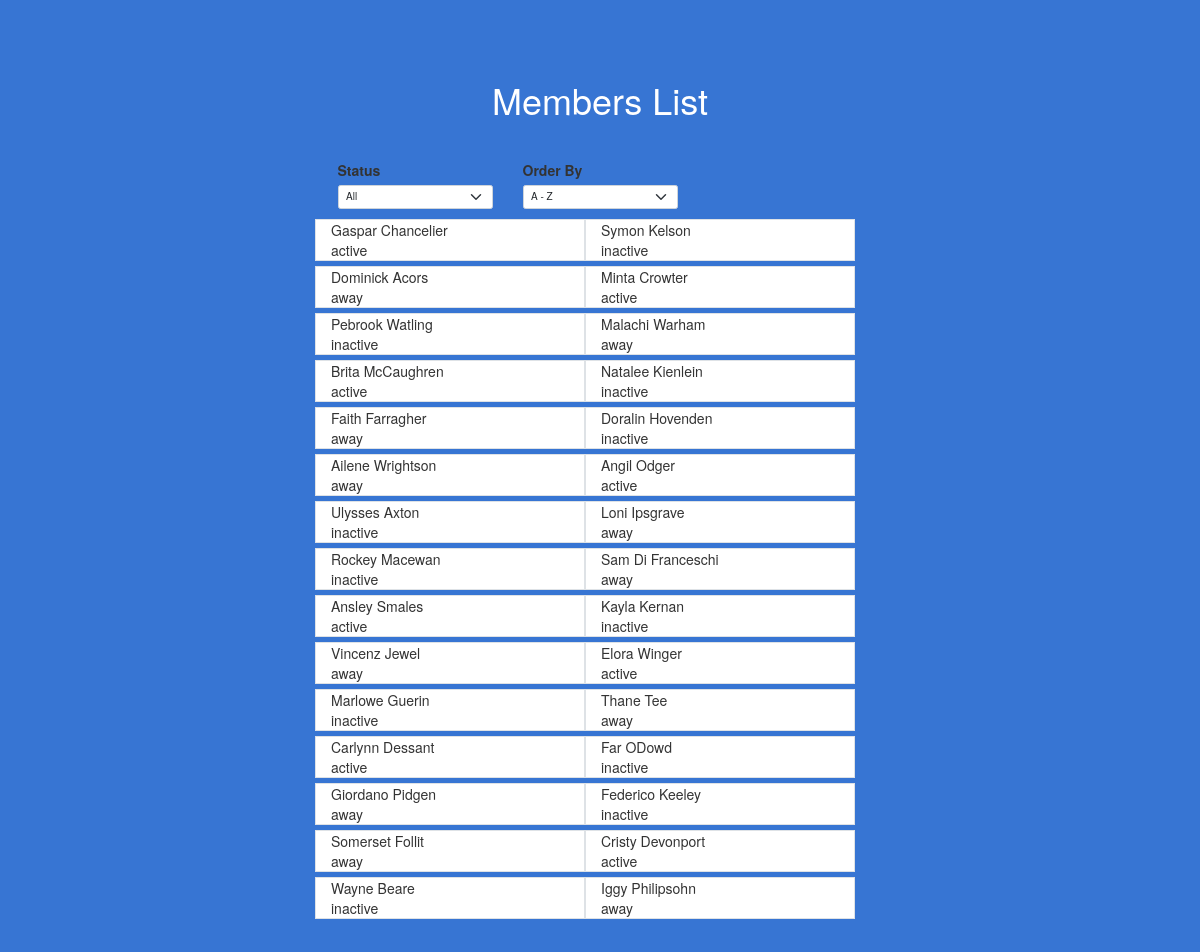
The page / on the database its author committed.
### tables this page shows
CREATE TABLE `users` (
  `id` int(11) NOT NULL,
  `title` varchar(100) NOT NULL,
  `firstName` varchar(100) NOT NULL,
  `lastName` varchar(100) NOT NULL,
  `email` varchar(100) NOT NULL,
  `dateOfBirth` datetime NOT NULL,
  `status` varchar(20) NOT NULL
);

### index.php (the view, shortened to what this page needs)
<?php
$servername = "localhost";
$username = "root";
$password = "";
$dbname = "members";
$conn = new mysqli($servername, $username, $password, $dbname);
?>
<!DOCTYPE HTML>
<html lang="en">
<head>
  <link href="https://cdn.jsdelivr.net/npm/bootstrap@5.1.3/dist/css/bootstrap.min.css" rel="stylesheet">
  <link rel="stylesheet" href="https://maxcdn.bootstrapcdn.com/bootstrap/3.4.1/css/bootstrap.min.css">
</head>
	<body>
		<div class="container-fluid pb-5">
			<div class="container pb-5 mb-1">
				<div class="row pt-5 mt-5">
					<div class="col-md-12 text-center">
						<h1 class="text-white">Members List</h1>
					</div>
					<div class="col-md-12 mt-5">
						<div class="container w-50 ">
							<div class="row">
								<div class="col-md-4">
									<label>Status</label>
									<select class="form-select" aria-label="Default select example" >
									  <option selected>All</option>
									</select>
								</div>
								<div class="col-md-4">
									<label>Order By</label>
									<select class="form-select" aria-label="Default select example">
									  <option selected>A - Z</option>
									</select>
								</div>
								<div class="col-md-4"></div>
								<div class="row mt-3">
								<?php
								$sql = "SELECT *FROM users";
								$result = $conn->query($sql);
								if ($result->num_rows > 0) {
								    while($row = $result->fetch_assoc()) {
								    	echo '<div class="col-md-6 border box bg-white mb-2 mr-2">';
								    	echo $row['firstName'] . " ";
								    	echo $row['lastName'];
								    	echo '<br>';
								    	echo $row['status'];
								    	echo '</div>';
								    }
								} else {
								    echo "0 results";
								}
								?>
							</div>
							</div>
						</div>
					</div>
				</div>
			</div>
		</div>
	</body>
</html>

### index.php (style rules this page uses)
.container-fluid { background-color: #3775D3; }

### rows shown on the page
users: firstName "Gaspar", lastName "Chancelier", status "active"
users: firstName "Symon", lastName "Kelson", status "inactive"
users: firstName "Dominick", lastName "Acors", status "away"
users: firstName "Minta", lastName "Crowter", status "active"
users: firstName "Pebrook", lastName "Watling", status "inactive"
users: firstName "Malachi", lastName "Warham", status "away"
users: firstName "Brita", lastName "McCaughren", status "active"
users: firstName "Natalee", lastName "Kienlein", status "inactive"
users: firstName "Faith", lastName "Farragher", status "away"
users: firstName "Doralin", lastName "Hovenden", status "inactive"
users: firstName "Ailene", lastName "Wrightson", status "away"
users: firstName "Angil", lastName "Odger", status "active"
users: firstName "Ulysses", lastName "Axton", status "inactive"
users: firstName "Loni", lastName "Ipsgrave", status "away"
users: firstName "Rockey", lastName "Macewan", status "inactive"
users: firstName "Sam", lastName "Di Franceschi", status "away"
users: firstName "Ansley", lastName "Smales", status "active"
users: firstName "Kayla", lastName "Kernan", status "inactive"
users: firstName "Vincenz", lastName "Jewel", status "away"
users: firstName "Elora", lastName "Winger", status "active"
users: firstName "Marlowe", lastName "Guerin", status "inactive"
users: firstName "Thane", lastName "Tee", status "away"
users: firstName "Carlynn", lastName "Dessant", status "active"
users: firstName "Far", lastName "ODowd", status "inactive"
users: firstName "Giordano", lastName "Pidgen", status "away"
users: firstName "Federico", lastName "Keeley", status "inactive"
users: firstName "Somerset", lastName "Follit", status "away"
users: firstName "Cristy", lastName "Devonport", status "active"
users: firstName "Wayne", lastName "Beare", status "inactive"
users: firstName "Iggy", lastName "Philipsohn", status "away"
